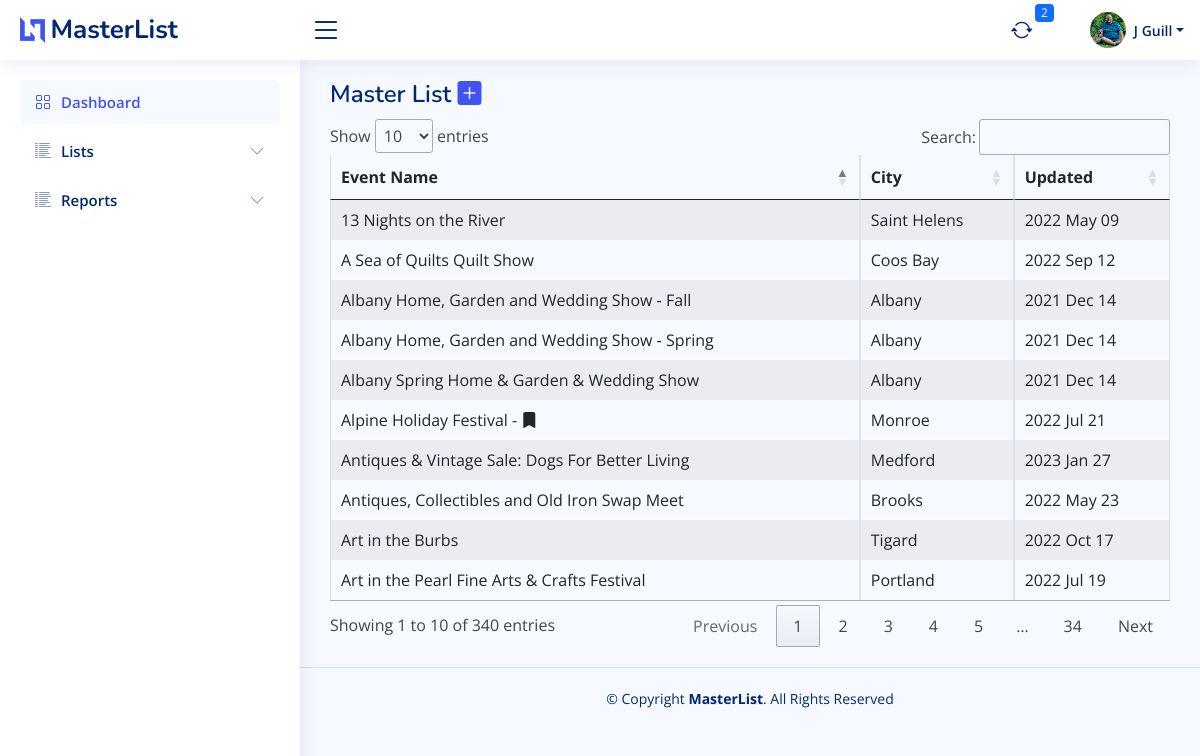
The page /masterlist/list/all (signed in) on the database as committed earlier.
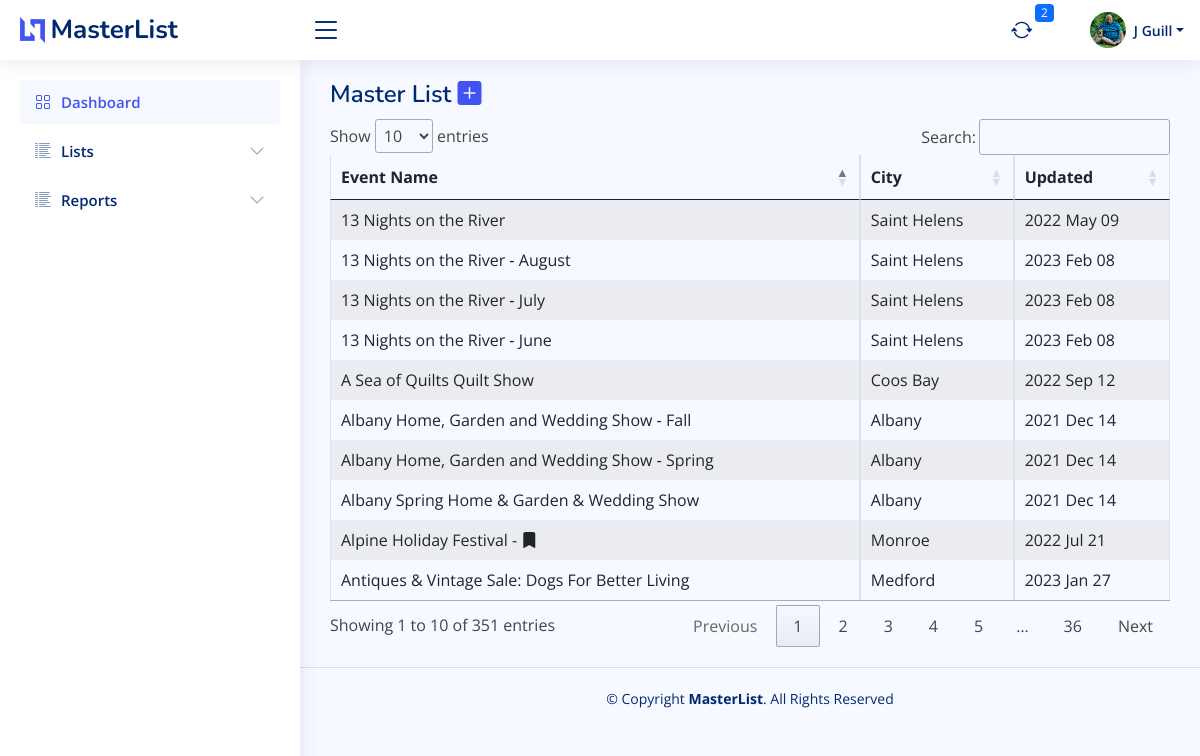
The same page on the database as committed later.
### bazaar/models.py (models this page shows)
class MasterList(db.Model):
    id = db.Column(db.Integer, primary_key=True)
    event_name = db.Column(db.String(150))
    january = db.Column(db.Boolean, default=False)
    february = db.Column(db.Boolean, default=False)
    march = db.Column(db.Boolean, default=False)
    april = db.Column(db.Boolean, default=False)
    may = db.Column(db.Boolean, default=False)
    june = db.Column(db.Boolean, default=False)
    july = db.Column(db.Boolean, default=False)
    august = db.Column(db.Boolean, default=False)
    september = db.Column(db.Boolean, default=False)
    october = db.Column(db.Boolean, default=False)
    november = db.Column(db.Boolean, default=False)
    december = db.Column(db.Boolean, default=False)
    first = db.Column(db.Boolean, default=True)
    second = db.Column(db.Boolean, default=True)
    third = db.Column(db.Boolean, default=True)
    fourth = db.Column(db.Boolean, default=True)
    last = db.Column(db.Boolean, default=True)
    friday = db.Column(db.Boolean, default=False)
    saturday = db.Column(db.Boolean, default=False)
    sunday = db.Column(db.Boolean, default=False)
    monday = db.Column(db.Boolean, default=False)
    tuesday = db.Column(db.Boolean, default=False)
    wednesday = db.Column(db.Boolean, default=False)
    thursday = db.Column(db.Boolean, default=False)
    updated = db.Column(db.Date)
    imagesrc = db.Column(db.Text)
    attendance = db.Column(db.Integer)
    exibitors = db.Column(db.Integer)
    website = db.Column(db.Text)
    dates_text = db.Column(db.Text)
    type_bazaar = db.Column(db.Boolean, default=False)
    type_holiday = db.Column(db.Boolean, default=False)
    type_art = db.Column(db.Boolean, default=False)
    type_festival = db.Column(db.Boolean, default=False)
    type_flea = db.Column(db.Boolean, default=False)
    type_health = db.Column(db.Boolean, default=False)
    type_market = db.Column(db.Boolean, default=False)
    active = db.Column(db.Boolean, default=True)
    date_created = db.Column(db.DateTime(timezone=True), server_default=func.now())
    date_updated = db.Column(db.DateTime(timezone=True), onupdate=func.now())
    venuefk = db.Column(db.Integer, db.ForeignKey('venue.id'))
    promoterfk = db.Column(db.Integer, db.ForeignKey('promoter.id'))
    venue = db.relationship("Venue", backref=backref("venue", uselist=False))
    promoter = db.relationship("Promoter", backref=backref("promoter", uselist=False))
    notes = db.relationship("Notes", backref=backref("notes", uselist=False))

class Venue(db.Model):
    id = db.Column(db.Integer, primary_key=True)
    name = db.Column(db.String(255))
    address = db.Column(db.String(255))
    city = db.Column(db.String(100))
    state = db.Column(db.String(50))
    zipcode = db.Column(db.String(20))
    phone = db.Column(db.String(20))
    website = db.Column(db.String(255))
    date_created = db.Column(db.DateTime(timezone=True), server_default=func.now())
    date_updated = db.Column(db.DateTime(timezone=True), onupdate=func.now())
    venue_event = db.relationship("MasterList", backref=backref("masterlist_home", uselist=False))

### bazaar/templates/masterlist/masterlist.py (the view)
@ml.route("/list/<type>")
@login_required
def masterlist_home(type):
    types = get_types_masterlist()
    match type:
        case "bazaar":
            records = db.session.query(MasterList).filter(MasterList.type_bazaar == True,
                                                          MasterList.active == True).all()
        case "art":
            records = db.session.query(MasterList).filter(MasterList.type_art == True, MasterList.active == True).all()
        case "holiday":
            records = db.session.query(MasterList).filter(MasterList.type_holiday == True,
                                                          MasterList.active == True).all()
        case "festival":
            records = db.session.query(MasterList).filter(MasterList.type_festival == True,
                                                          MasterList.active == True).all()
        case "flea":
            records = db.session.query(MasterList).filter(MasterList.type_flea == True, MasterList.active == True).all()
        case "health":
            records = db.session.query(MasterList).filter(MasterList.type_health == True,
                                                          MasterList.active == True).all()
        case "market":
            records = db.session.query(MasterList).filter(MasterList.type_market == True,
                                                          MasterList.active == True).all()
        case "disabled":
            records = db.session.query(MasterList).filter(MasterList.active == False).all()
        case _:
            records = db.session.query(MasterList).filter(MasterList.active == True).all()
    activities = [rec.eventid for rec in db.session.query(Booking).filter(Booking.active == True).all()]
    contents = {"user": User, "records": records, "types": types, "actives": activities}
    return render_template("masterlist/masterlist.html", **contents)

### bazaar/models.py (called while the page is built)
    def fullname(self):
        return self.firstname + " " + self.lastname

    def firstinit_lastname(self):
        return self.firstname[:1] + " " + self.lastname

### bazaar/templates/base/base.py (called while the page is built)
@base.app_context_processor
def zipcode_qty_check():
    zipcode_count = db.session.query(func.count(USZip.id)).scalar()
    checking = zipcode_count == 0
    return dict(zipcode_count_check=checking)

@base.app_template_filter()
def format_date(item, fmt="%m/%d/%Y"):
    return item.strftime(fmt)

@base.app_context_processor
def notification_count():
    days_from_now = datetime.now() + timedelta(days=1)
    notcount = db.session.query(func.count(Booking.id)).filter(
        Booking.active == True,
        Booking.next_touch <= days_from_now
    ).scalar()
    if notcount == 0:
        return dict(notification_count=None)
    else:
        return dict(notification_count=notcount)

@base.app_context_processor
def notifications():
    days_from_now = datetime.now() + timedelta(days=1)
    nots = db.session.query(Booking).filter(
        Booking.active == True,
        Booking.next_touch <= days_from_now
    ).order_by(Booking.next_touch).all()
    return dict(notifications=nots)

### bazaar/templates/masterlist/masterlist.html (shortened to what this page needs)
{% extends "base/base.html" %}
{% block page_title %}
    Master List
    <span><a href="{{ url_for('masterlist.masterlist_add') }}"><i class="bi bi-plus-square-fill"></i> </a> </span>
{% endblock page_title %}
{% block stylesheets %}
    <link rel="stylesheet" type="text/css" href="https://cdn.datatables.net/1.10.13/css/dataTables.bootstrap.min.css">
{% endblock stylesheets %}
{% block main_content %}
    <table class="table table-hover table-striped table-bordered" id="bazaar_master" name="bazaar_master">
        <thead>
        <tr>
            <th>Event Name</th>
            <th>City</th>
            <th>Updated</th>
        </tr>
        </thead>
        <tbody>
        {% for rec in records %}
            {% if rec.active %}
                <tr onclick="location.href='{{ url_for('masterlist.details', id=rec.id) }}'">
                    {% else %}
                <tr onclick="location.href='{{ url_for('masterlist.details', id=rec.id) }}'"
                    style="text-decoration: line-through; color:red">
            {% endif %}
        {% if rec.id in actives %}
            <td>{{ rec.event_name }} - <i class="bi bi-bookmark-fill"></i></td>
        {% else %}
            <td>{{ rec.event_name }}</td>
        {% endif %}
        <td>{{ rec.venue.city }}</td>
        <td>{{ rec.updated|format_date("%Y %b %d") }}</td>
        </tr>
        {% endfor %}
        </tbody>
    </table>
{% endblock main_content %}

Rows that differ between the two databases and show on the page:
no longer on this page (row edited): MasterList: event_name "Art in the Burbs", venue.city "Tigard", updated "2022 Oct 17"
no longer on this page (row edited): MasterList: event_name "Art in the Pearl Fine Arts & Crafts Festival", venue.city "Portland", updated "2022 Jul 19"
no longer on this page (row edited): MasterList: event_name "Antiques, Collectibles and Old Iron Swap Meet", venue.city "Brooks", updated "2022 May 23"
added MasterList: event_name "13 Nights on the River ‑ August", venue.city "Saint Helens", updated "2023 Feb 08"
added MasterList: event_name "13 Nights on the River ‑ July", venue.city "Saint Helens", updated "2023 Feb 08"
added MasterList: event_name "13 Nights on the River ‑ June", venue.city "Saint Helens", updated "2023 Feb 08"
Other text that changed with them:
text written by a page script: "Show entries Search: Showing 1 to 10 of 340 entries Previous 1 2 3 4 5 … 34 Next" → "Show entries Search: Showing 1 to 10 of 351 entries Previous 1 2 3 4 5 … 36 Next"
